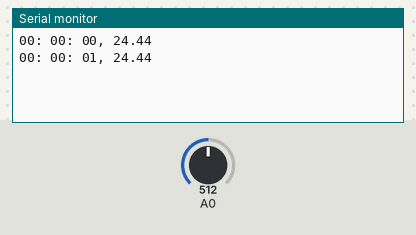
This sketch was run on a simulated Arduino Mega 2560, built with avr-gcc and run on an emulated ATmega2560. Shown: the last lines printed to the serial monitor. The inputs (shaded band) are chosen by the test bench; at power-on: A0 = 512.

Above: at 1.8 s.
1.9 s: A0 set to 486
At 2.7 s:
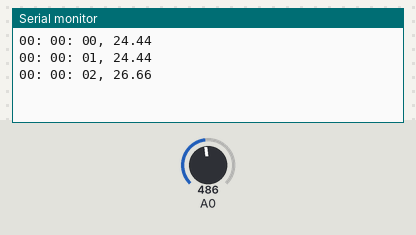
3.4 s: A0 set to 461
At 4.8 s:
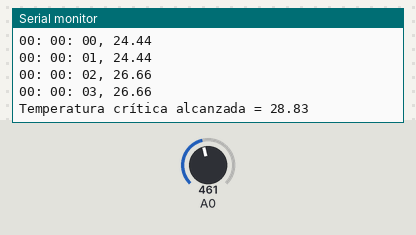
Timing chart, 0 to 6.4 s (numbered marks = the images above; inputs shaded):
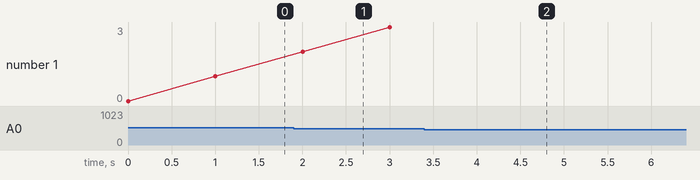

The sketch:

Exp1_TallerDelta.ino
```cpp
//se definen las variables a utilizar.
int azero = 0;
float v = 0;
float RT = 0;
float T = 0;
int seco = 0;
int minu = 0;
int hour = 0;
char time_stamp [50];

//se definen las constantes a utilizar.
#define RR 10240
#define BETA 4100
#define T0 298.15
#define R0 10000
#define zero 273.15

void setup() {
  //Se inicia la comunicación serial a 9600 bits por segundo (9600 baud).
  Serial.begin(9600);
}

void loop() {
  //Se lee el pin A0 del arduino mega.
  azero = analogRead(A0);

  //Se convierte la lectura A0 a voltaje.
  v = (azero/1023.0) * 5;

  //Se convierte la lectura A0 a resistencia.
  RT = (5/v) - 1;
  RT = RR/RT;

  //Se convierte la lectura A0 a temperatura.
  T = BETA + T0 * log(RT/R0);
  T = (BETA * T0) / T;
  T = T - zero;

  //Función para poder imprimir el tiempo transcurrido en formato (00h:00m:00s).
  sprintf(time_stamp, "%02d: %02d: %02d, ", hour, minu, seco);

    //Se realiza un condicional, para determinar cuando se alcanza la temperatura crítica.
    if (T >= 28){ //Se detecta una temperatura mayor a 30 grados.
      //Se imprime el mensaje de advertencia junto a la temperatura medida.
      Serial.print("Temperatura crítica alcanzada = ");
      Serial.println(T);

    }
    else { //No se detecta la temperatura crítica.
      //Se imprime la medición de temperatura junto al tiempo en que esta se realizó.
      Serial.print(time_stamp);
      Serial.println(T);
    }

  delay(1000); //Esperar un segundo entre mediciones.
  seco++; //Aumenta el contador de segundos.

    if (seco >= 60){ //Si el contador de segundos llega a 60, pasa a aumentar los minutos.
      seco = 0;
      minu++;
    }
    if (minu >= 60){ //Si el contador de minutos llega a 60, pasa a aumentar las horas.
      minu = 0;
      hour++;
    }
}
```

Measured:
- the behaviour switches between 471 and 470 on A0 (found by bisection; images 1 and 2)
- after the input at 1.9 s, the serial monitor: prints a new line after 0.10 s (image 1)
- after the input at 3.4 s, the serial monitor: prints a new line after 0.61 s (image 2)
